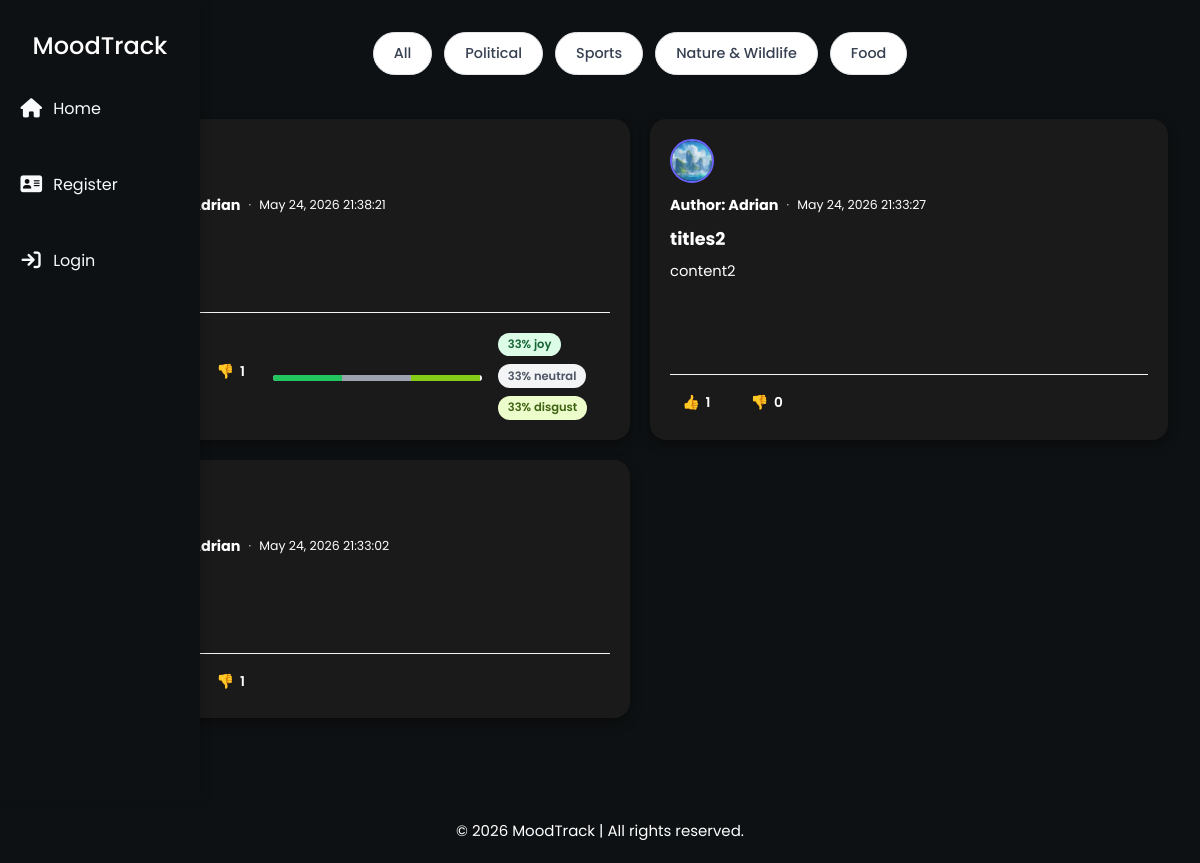
/home/, run on the app's committed database.
### moodtrack_app/models.py (models this page shows, shortened)
class Post(models.Model):
    title = models.CharField(max_length=200)
    content = models.TextField()
    author = models.ForeignKey(User, on_delete=models.CASCADE, related_name="posts")
    CATEGORY_CHOICES = [
        ('Political', 'Political'),
        ('Nature', 'Nature'),
        ('Sports', 'Sports'),
        ('Food', 'Food'),
    ]
    category = models.CharField(max_length=10, choices=CATEGORY_CHOICES, default='none')
    created_at = models.DateTimeField(auto_now_add=True)
    updated_at = models.DateTimeField(auto_now=True)
    trending_score = models.FloatField(default=0.0)
    views_count = models.PositiveIntegerField(default=0)
    class Meta:
        ordering = ['-created_at']
    def total_likes(self):
        return self.likes.count()
    def total_dislikes(self):
        return self.dislikes.count()

class Comment(models.Model):
    SENTIMENT_CHOICES = [
        ('joy', 'Joy'),
        ('anger', 'Anger'),
        ('sad', 'Sad'),
        ('fear', 'Fear'),
        ('surprise', 'Surprise'),
        ('neutral', 'Neutral'),
        ('disgust', 'Disgust'),
        ('excitement', 'Excitement'),
        ('relief', 'Relief'),
        ('confusion', 'Confusion'),
    ]
    post = models.ForeignKey("Post", on_delete=models.CASCADE, related_name="comments")
    author = models.ForeignKey(User, on_delete=models.CASCADE)
    content = models.TextField()
    sentiment = models.CharField(max_length=20, choices=SENTIMENT_CHOICES, blank=True)
    created_at = models.DateTimeField(auto_now_add=True)
    parent = models.ForeignKey('self', on_delete=models.CASCADE, null=True, blank=True, related_name='replies')
    is_reported = models.BooleanField(default=False)  # NEW: For moderation
    class Meta:
        ordering = ["-created_at"]

### users/models.py (models this page shows, shortened)
class Profile(models.Model):
    user = models.OneToOneField(User, on_delete=models.CASCADE)
    image = models.ImageField(default='default.jpg', upload_to='profile_pics')

### moodtrack_app/views.py (the view)
# urls.py: path('home/', CategoryPostView.as_view(), {"category": "all"}, name="home"),
class CategoryPostView(ListView):
    model = Post
    template_name = 'moodtrack_app/home.html'
    context_object_name = "posts"
    paginate_by = 3
    def get_queryset(self):
        category = self.kwargs.get("category")
        if category == "all":
            return Post.objects.all().order_by("-created_at")
        return Post.objects.filter(category__iexact=category).order_by("-created_at")
    def get_context_data(self, **kwargs):
        context = super().get_context_data(**kwargs)
        posts_with_sentiment = []
        for post in context["posts"]:
            comments = post.comments.all()
            total = comments.count()
            sentiment_counts = {
                "joy": 0,
                "anger": 0,
                "sad": 0,
                "fear": 0,
                "surprise": 0,
                "neutral": 0,
                "disgust": 0,
                "excitement": 0,
                "relief": 0,
                "confusion": 0,
            }
            for comment in comments:
                if comment.sentiment in sentiment_counts:
                    sentiment_counts[comment.sentiment] += 1
            sentiment_percentages = {}
            for key in sentiment_counts:
                if total > 0:
                    sentiment_percentages[key] = round(
                        (sentiment_counts[key] / total) * 100
                    )
                else:
                    sentiment_percentages[key] = 0
            post.sentiment_data = sentiment_percentages
            post.total_comments = total
            posts_with_sentiment.append(post)
        context["posts"] = posts_with_sentiment
        context["current_category"] = self.kwargs.get("category")
        return context

### moodtrack_app/templates/moodtrack_app/home.html (shortened to what this page needs)
{% extends "moodtrack_app/base.html" %}
{% load static %}
{% block content %}
<link rel="stylesheet" type="text/css" href="{% static 'moodtrack_app/home.css' %}">
<div class="category-section desktop-nav">
  <a href="{% url 'home' %}">All</a>
  <a href="{% url 'political-posts' %}">Political</a>
  <a href="{% url 'sports-posts' %}">Sports</a>
  <a href="{% url 'nature-posts' %}">Nature & Wildlife</a>
  <a href="{% url 'food-posts' %}">Food</a>
</div>
{% if posts %}
  {% for post in posts %}
    <article class="post">
      <img class="post-avatar" src="{{ post.author.profile.image.url }}" alt="profile picture">
      <div class="post-body">
        <div class="post-meta">
          <a href="{% url 'user-posts' post.author.username %}" class="post-author">Author: {{ post.author }}</a>
          <span class="post-date">{{ post.created_at|date:"F d, Y H:i:s" }}</span>
        </div>
        <h2 class="post-title">
          <a href="{% url 'post-detail' post.id %}">{{ post.title }}</a>
        </h2>
        <p class="post-content">{{ post.content }}</p>
        <div class="post-actions" data-post-id="{{ post.id }}">
          <button class="like-btn" data-url="{% url 'like-post' post.id %}">
            👍<span class="like-count">{{ post.total_likes }}</span>
          </button>
          <button class="dislike-btn" data-url="{% url 'dislike-post' post.id %}">
            👎<span class="dislike-count">{{ post.total_dislikes }}</span>
          </button>
          {% if post.total_comments > 0 %}
<div class="sentiment-bar">
  {% for key, value in post.sentiment_data.items %}
    {% if value > 0 %}
      <div
        class="segment {{ key }}"
        style="width: {{ value }}%;"
        title="{{ key }}: {{ value }}%">
      </div>
    {% endif %}
  {% endfor %}
</div>
<div class="sentiment-text">
  {% for key, value in post.sentiment_data.items %}
    {% if value > 0 %}
      <span class="sentiment-label {{ key }}">
        {{ value }}% {{ key }}
      </span>
    {% endif %}
  {% endfor %}
</div>
          {% endif %}
        </div>
      </div>
    </article>
  {% endfor %}
{% else %}
  <p class="no-post">No posts found in this category.</p>
{% endif %}
{% endblock content %}

### moodtrack_app/static/moodtrack_app/main.css (style rules this page uses)
html, body { background-color: #0e1113 !important; }
* { padding: 0; margin: 0; box-sizing: border-box; font-family: "Poppins", "Times New Roman"; }
body { background-color: black; color: #333; }
a { text-decoration: none; color: inherit; }

### moodtrack_app/static/moodtrack_app/home.css (style rules this page uses)
.post { display: flex; flex-direction: column; gap: 0.75rem; margin: 0; padding: 1.25rem; border-radius: 16px; background: #1a1a1b; width: 100%; box-sizing: border-box; min-height: 0; align-self: stretch; box-shadow: 0 4px 12px rgba(0, 0, 0, 0.4); transition: transform 0.2s ease, box-shadow 0.2s ease; grid-column: auto; }
.post-avatar { width: 44px; height: 44px; border-radius: 50%; object-fit: cover; border: 2px solid #6c63ff; flex-shrink: 0; }
.post-body { flex: 1; display: flex; flex-direction: column; }
.post-meta { font-size: 0.85rem; color: white; margin-bottom: 0.25rem; display: flex; align-items: center; gap: 0.5rem; }
.post-author { font-weight: 700; color: white; text-decoration: none; font-size: 0.9rem; }
.post-date { font-style: normal; color: white; font-size: 0.78rem; }
.post-date::before { content: "·"; margin-right: 0.5rem; color: #d1d5db; }
.post-title { margin: 0.5rem 0 0.5rem 0; font-size: 1.1rem; line-height: 1.35; }
.post-title a { text-decoration: none; color: white; font-weight: 700; }
.post-content { margin-top: 0; line-height: 1.6; color: white; font-size: 0.92rem; flex: 1; overflow-wrap: break-word; word-wrap: break-word; }
.post-actions { display: flex; align-items: center; gap: 1rem; margin-top: 0.75rem; padding-top: 0.75rem; border-top: 1px solid #f3f4f6; }
.like-btn, .dislike-btn { border: none; background: transparent; cursor: pointer; display: flex; align-items: center; gap: 0.35rem; font-size: 0.9rem; color: white; padding: 0.35rem 0.75rem; border-radius: 20px; transition: all 0.2s ease; }
.like-count, .dislike-count { font-weight: 600; font-size: 0.85rem; }
.category-section { display: flex; justify-content: center; gap: 0.75rem; margin-bottom: 1.5rem; flex-wrap: wrap; grid-column: 1 / -1; }
.category-section a { background-color: #ffffff; color: #374151; min-width: auto; margin: 0; padding: 0.6rem 1.25rem; height: auto; border-radius: 24px; transition: all 0.2s ease; text-decoration: none; font-size: 0.9rem; font-weight: 500; border: 1px solid #e5e7eb; box-shadow: 0 1px 2px rgba(0, 0, 0, 0.04); }
.sentiment-bar { display: flex; width: 100%; height: 6px; border-radius: 10px; overflow: hidden; margin-top: 0.75rem; background: #f3f4f6; }
.segment { height: 100%; transition: opacity 0.2s ease; }
.segment.joy { background-color: #22c55e; }
.segment.neutral { background-color: #9ca3af; }
.segment.disgust { background-color: #84cc16; }
.sentiment-text { display: flex; flex-wrap: wrap; gap: 0.5rem; margin-top: 0.5rem; }
.sentiment-label { font-size: 0.72rem; font-weight: 600; padding: 0.2rem 0.6rem; border-radius: 12px; background: #f3f4f6; color: #4b5563; }
.sentiment-label.joy { background: #dcfce7; color: #166534; }
.sentiment-label.neutral { background: #f3f4f6; color: #4b5563; }
.sentiment-label.disgust { background: #ecfccb; color: #3f6212; }

### data on the page
Post: author "Adrian", created_at "May 24, 2026 21:38:21", total_dislikes "1", {{ value }} 33 (drawn)
Comment: value "33", sentiment "joy"
Comment: value "33", sentiment "neutral"
Comment: value "33", sentiment "disgust"
Post: author.profile.image (placeholder picture), author "Adrian", created_at "May 24, 2026 21:33:27", title "titles2", content "content2", total_likes "1", total_dislikes "0"
Post: author "Adrian", created_at "May 24, 2026 21:33:02", total_dislikes "1"
